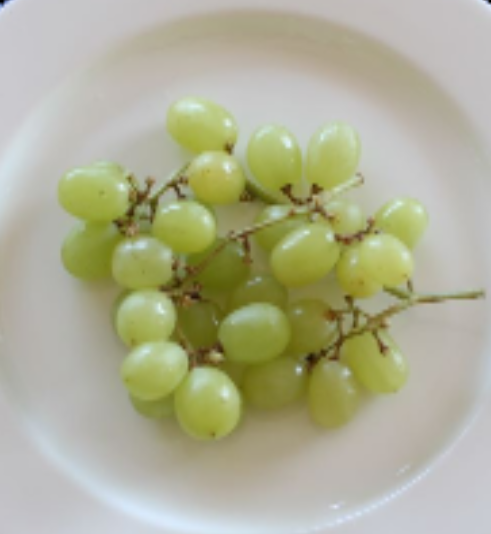
%> input picture sample.png, 491 x 534 px
$ octave test.m   (GNU Octave 9; MATLAB toolbox functions it lacks are replaced by stand-ins)
%> lines starting %> are read from the running program, lines starting %| are printed output that depends on the picture; in (x1, y1, x2, y2) boxes, pixels count from 0 and x2, y2 are one past the last pixel; in counts of white or black regions, pixels touching at a corner belong together; the program's own positions count from 1
rgb = imread('sample.png');
%> rgb is the input picture: size 534x491x3 uint8; mean R, G, B 174.7, 175.1, 148
I = rgb2gray(rgb);
imshow(I)

text(732,501,'Image courtesy of Corel(R)',...
     'FontSize',7,'HorizontalAlignment','right')
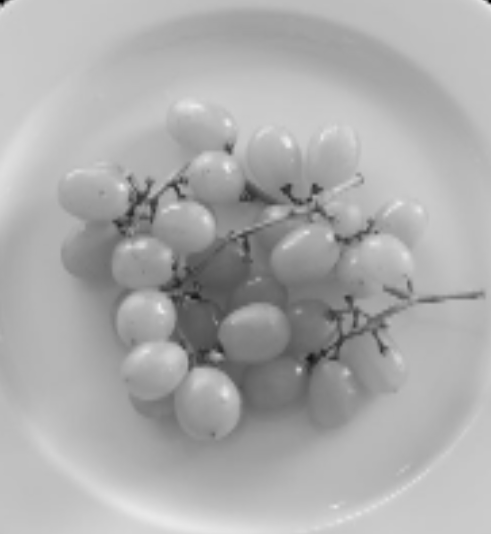
%> figure redrawn from the program's plot data
gmag = imgradient(I);
figure(2)
imshow(gmag,[])
title('Gradient Magnitude')
L = watershed(gmag);
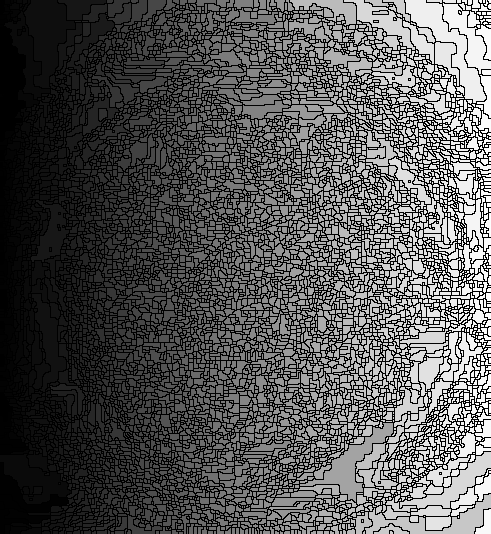
%> L: size 534x491 uint16; min 0, max 7621, mean 2560.6; drawn with min black and max white
Lrgb = label2rgb(L);
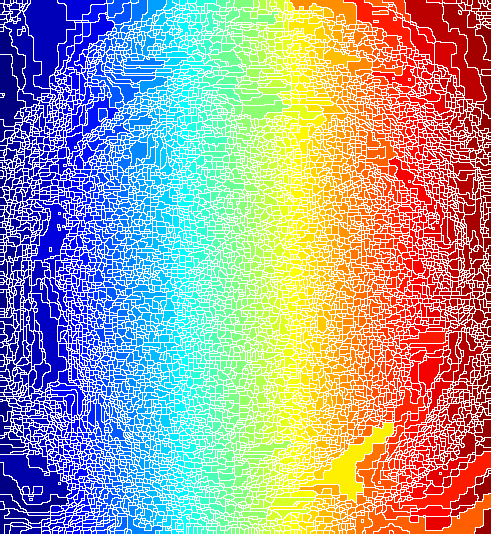
%> Lrgb: size 534x491x3 uint8; mean R, G, B 166.4, 160.1, 158.6
figure(3)
imshow(Lrgb)
title('Watershed Transform of Gradient Magnitude')
se = strel('disk',20);
Io = imopen(I,se);
figure(4)
imshow(Io)
title('Opening')
Ie = imerode(I,se);
Iobr = imreconstruct(Ie,I);
figure(5)
imshow(Iobr)
title('Opening-by-Reconstruction')
Ioc = imclose(Io,se);
figure(6)
imshow(Ioc)
title('Opening-Closing')
Iobrd = imdilate(Iobr,se);
Iobrcbr = imreconstruct(imcomplement(Iobrd),imcomplement(Iobr));
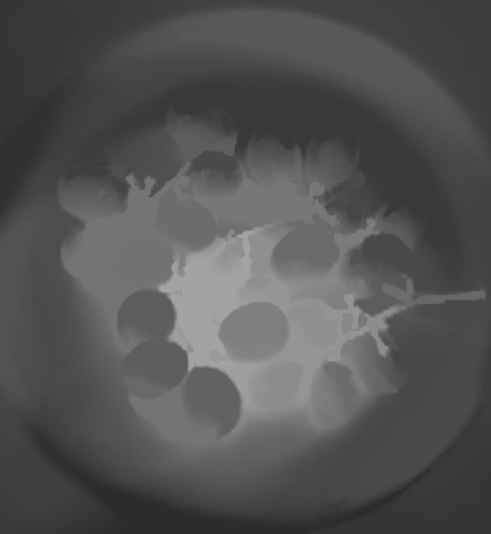
%> Iobrcbr: size 534x491 uint8; min 44, max 163, mean 83.5
Iobrcbr = imcomplement(Iobrcbr);
figure(7)
imshow(Iobrcbr)
title('Opening-Closing by Reconstruction')
fgm = imregionalmax(Iobrcbr);
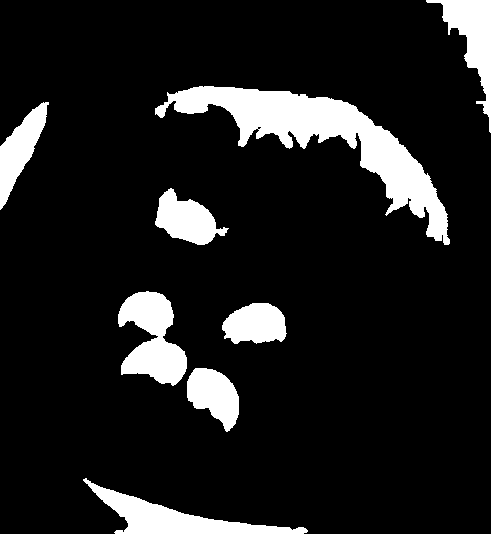
%> fgm: size 534x491 logical; 11.8% white; 8 white regions, largest, box (x1, y1, x2, y2) and area: (155, 86, 450, 245) 11798, (118, 291, 187, 386) 3898, (83, 478, 308, 534) 3789
figure(8)
imshow(fgm)
title('Regional Maxima of Opening-Closing by Reconstruction')
I2 = labeloverlay(I,fgm);
figure(9)
imshow(I2)
title('Regional Maxima Superimposed on Original Image')
se2 = strel(ones(5,5));
fgm2 = imclose(fgm,se2);
%> fgm2: size 534x491 logical; 12% white; 8 white regions, largest, box (x1, y1, x2, y2) and area: (155, 86, 450, 245) 12024, (118, 291, 187, 386) 3933, (83, 478, 308, 534) 3796
fgm3 = imerode(fgm2,se2);
%> fgm3: size 534x491 logical; 9.6% white; 9 white regions, largest, box (x1, y1, x2, y2) and area: (170, 88, 448, 243) 9829, (120, 294, 185, 383) 3115, (93, 486, 304, 534) 3017
fgm4 = bwareaopen(fgm3,20);
I3 = labeloverlay(I,fgm4);
figure(10)
imshow(I3)
title('Modified Regional Maxima Superimposed on Original Image')
bw = imbinarize(Iobrcbr);
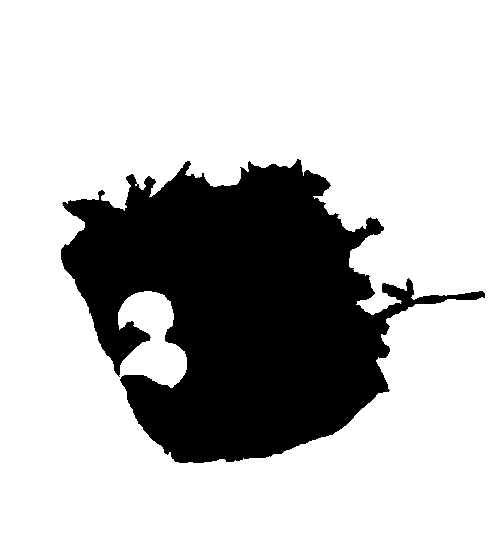
%> bw: size 534x491 logical; 73.8% white; 1 black region, box (x1, y1, x2, y2) and area: (61, 159, 485, 463) 68680
figure(11)
imshow(bw)
title('Thresholded Opening-Closing by Reconstruction')

inv = imcomplement(bw);
figure(16)
imshow(inv)
title('Complement')

D = bwdist(inv);
DL = watershed(D);
bgm = DL == 0;
figure(12)
imshow(bgm)
title('Watershed Ridge Lines')
gmag2 = imimposemin(gmag, bgm | fgm4);
L = watershed(gmag2);
labels = imdilate(L==0,ones(3,3)) + 2*bgm + 3*fgm4;
I4 = labeloverlay(I,labels);
figure(13)
imshow(I4)
title('Markers and Object Boundaries Superimposed on Original Image')
Lrgb = label2rgb(L,'jet','w','shuffle');
figure(14)
imshow(Lrgb)
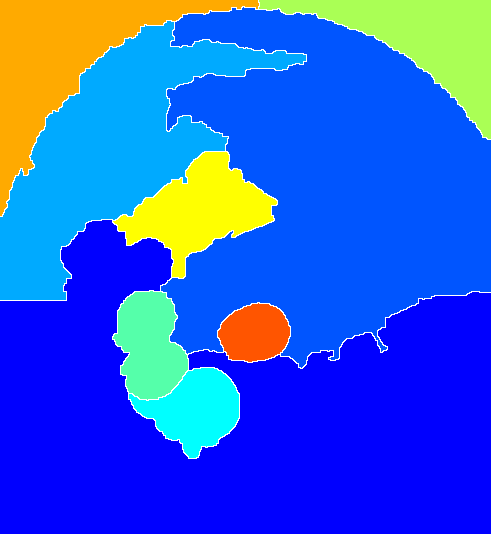
%> displayed picture: size 534x491x3, on the screen's scale of 0 to 255; mean R, G, B 40.7, 91.7, 218
title('Colored Watershed Label Matrix')
figure(15)
imshow(I)
hold on
himage = imshow(Lrgb);
himage.AlphaData = 0.3;
title('Colored Labels Superimposed Transparently on Original Image')
%> figure, not shown here; its title reads 'Colored Labels Superimposed Transparently on Original Image'

% [24 lines of commented-out code are left out]
